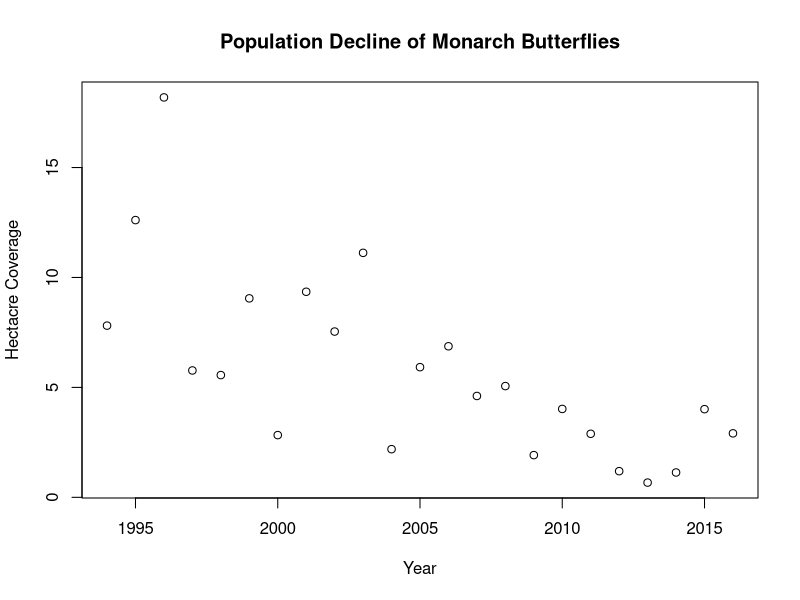
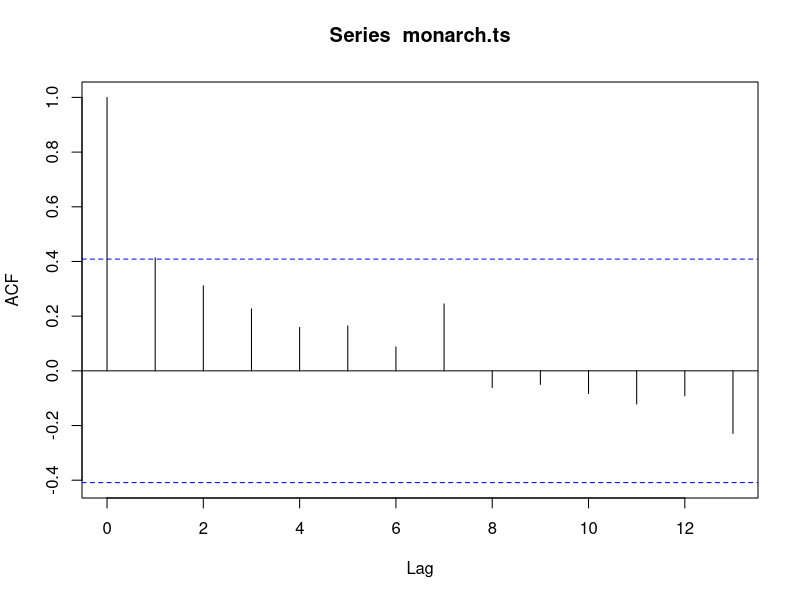

These charts were generated, in order, by the following R code:
## ---- chunk 1
library(tidyverse)
library(here)
monarch <- read_csv(here("data", "monarch.csv"))
monarch
plot(monarch$Year, monarch$Acres, main = "Population Decline of Monarch Butterflies", xlab = "Year", ylab = "Hectacre Coverage")
## ---- chunk 2
monarch.ts <- as.ts(monarch$Acres)
acf(monarch.ts)
#decompose(monarch.ts)
## ---- chunk 3

